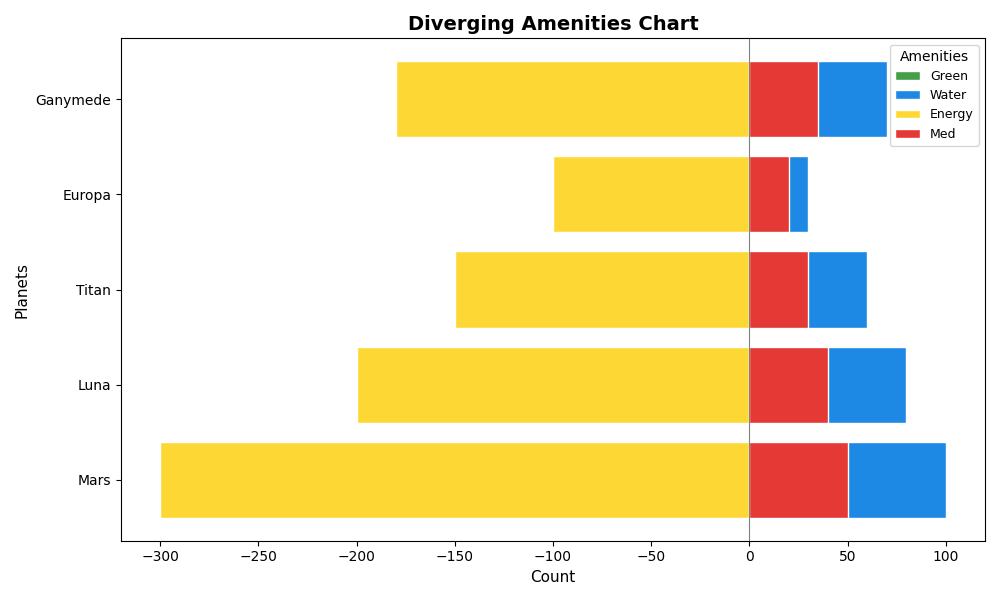

Python code for this plot:
import matplotlib.pyplot as plt
import numpy as np

# Example data for colonies
data = {
    'Mars': {'Green': -150, 'Water': 100, 'Energy': -300, 'Med': 50},
    'Luna': {'Green': -100, 'Water': 80, 'Energy': -200, 'Med': 40},
    'Titan': {'Green': -80, 'Water': 60, 'Energy': -150, 'Med': 30},
    'Europa': {'Green': -40, 'Water': 30, 'Energy': -100, 'Med': 20},
    'Ganymede': {'Green': -90, 'Water': 70, 'Energy': -180, 'Med': 35}
}

planets = list(data.keys())
amenities = list(data['Mars'].keys())
values = np.array([[data[planet][amenity] for amenity in amenities] for planet in planets])

# Plot the diverging bar chart
fig, ax = plt.subplots(figsize=(10, 6))

colors = ['#43A047', '#1E88E5', '#FDD835', '#E53935']
for i, amenity in enumerate(amenities):
    ax.barh(planets, values[:, i], label=amenity, color=colors[i % len(colors)], edgecolor='white')

plt.title("Diverging Amenities Chart", fontsize=14, fontweight='bold')
plt.xlabel("Count", fontsize=11)
plt.ylabel("Planets", fontsize=11)
plt.axvline(0, color='gray', linewidth=0.8)  # central axis
plt.legend(title="Amenities", fontsize=9)
plt.tight_layout()

plt.show()
